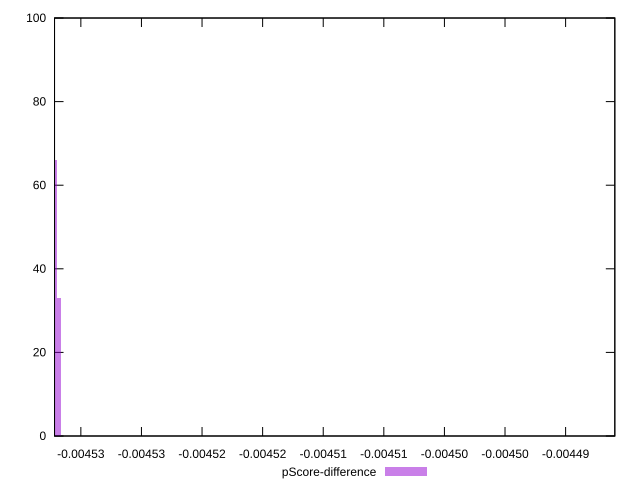

Source code (gnuplot):
reset

$pScoreDifference <<EOF
-0.00448577317887219 1
-0.0045321351739545926 66
-0.004531801634421625 33
EOF

set key outside below
set boxwidth 3.335395329669261e-7
set xrange [-0.004532171408039132:-0.004485939204767031]
set yrange [0:100]
set trange [0:100]
set style fill transparent solid 0.5 noborder
set terminal svg size 640, 490 enhanced background rgb 'white'
set output "report_00015_2021-02-09T16-11-33.973Z/uses-long-cache-ttl/samples/pages+cached+noadtech/pScore-difference/histogram.svg"

plot $pScoreDifference title "pScore-difference" with boxes

reset
